Frame 1 (no input): blank canvas, image omitted
Frame 60 (the mouse pressed at the canvas centre just before this capture): blank canvas, image omitted
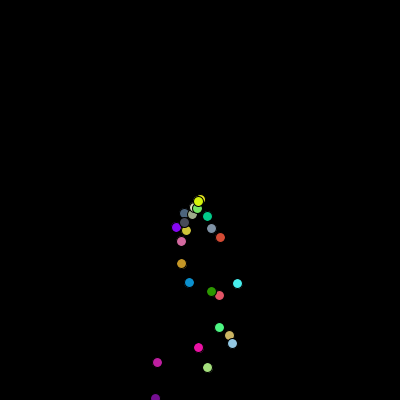
Frame 120 (the mouse held since frame 60 and released just before this capture)

The Processing sketch whose frames 1 and 60 were blank and that drew this single picture after the mouse press (run headless with seeded random() and noise(); from frame 60 on, the mouse is pressed at the canvas centre):

// Processing sketch: version_control_launch_sketch
// ── version_control_launch_sketch.pde
ArrayList<Particle> particles;

void setup(){
 size(400,400);
 particles = new ArrayList<Particle>();
}

void draw(){
  background(0);
  for (int j = 0; j < particles.size(); j++){
    particles.get(j).update();
    particles.get(j).display();
  }
  if(mousePressed == true) {
    particles.add(new Particle(mouseX, mouseY));
  }
}

//solo part

// ── particle.pde
class Particle {

  PVector position;
  PVector velocity;
  PVector acceleration;
  color partCol;

  Particle(float x, float y) {
    position = new PVector(x, y);
    velocity = new PVector(random(-2, 2), random(-2, 2));
    acceleration = new PVector(0, 0.5);
    partCol = color(random(255), random(255), random(255));
  }

  void update() {
    velocity.add(acceleration);
    position.add(velocity);
  }

  void display() {
    fill(partCol);
    ellipse(position.x, position.y, 10, 10);
  }

  boolean offScreen() {
    if (position.y > height) {
      return true;
    } else {
      return false;
    }
  }
}
